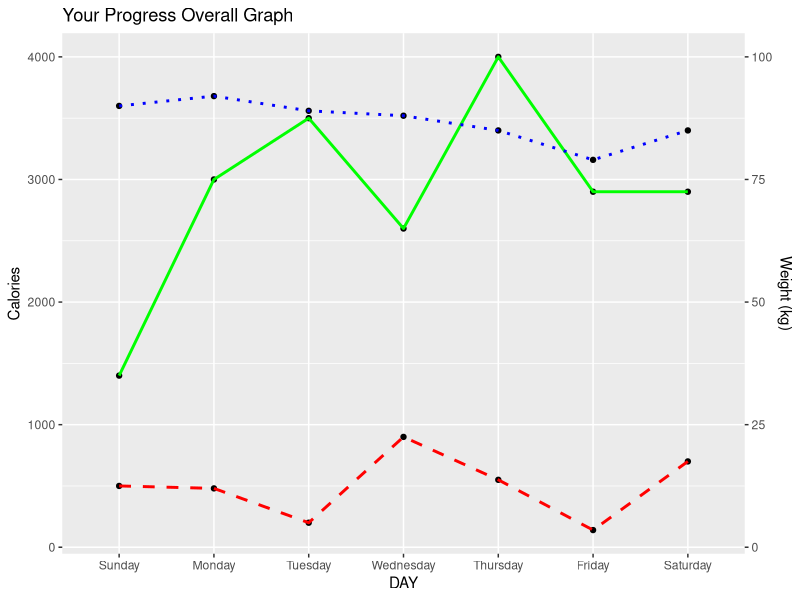

R code for this plot:
library(ggplot2)
library(tidyverse)

# Data set
testCalories <- data.frame(
  DAY = c("Sunday", "Monday", "Tuesday", "Wednesday", "Thursday", "Friday", "Saturday"),
  CALORIES = c(1400, 3000, 3500, 2600, 4000, 2900, 2900)
)

testBurned <- data.frame(
  DAY = c("Sunday", "Monday", "Tuesday", "Wednesday", "Thursday", "Friday", "Saturday"),
  BURNED = c(500, 480, 200, 900, 550, 140, 700)
)


testWeight <- data.frame(
  DAY = c("Sunday", "Monday", "Tuesday", "Wednesday", "Thursday", "Friday", "Saturday"),
  WEIGHT = c(90, 92, 89, 88, 85, 79, 85)
)

# Merge all data together
totalData <- mutate(testCalories, BURNED = testBurned$BURNED, WEIGHT = testWeight$WEIGHT)
totalData$DAY <- factor(totalData$DAY, levels=unique(totalData$DAY))

# Plotting Graph
plt <- ggplot(totalData, aes(x = DAY, group = 3)) +
        geom_point(aes(y = CALORIES)) +
        geom_point(aes(y = BURNED)) +
        geom_point(aes(y = WEIGHT * 40)) +
        geom_line(aes(y = CALORIES), color = "green", size = 1, linetype = 1) +
        geom_line(aes(y = BURNED), color = "red", size = 1, linetype = 2) +
        geom_line(aes(y = WEIGHT * 40), color = "blue", size = 1, linetype = 3) +
  
        scale_y_continuous(name = "Calories",
                           sec.axis = sec_axis(~./40, name = "Weight (kg)")) +
  
        ggtitle("Your Progress Overall Graph") +
        scale_color_manual(values = c())
  
        #legend(1, legend = c("Calories Consumed", "Calories Burned", "Your Weight"), col = c("green", "red", "blue"))

plt


